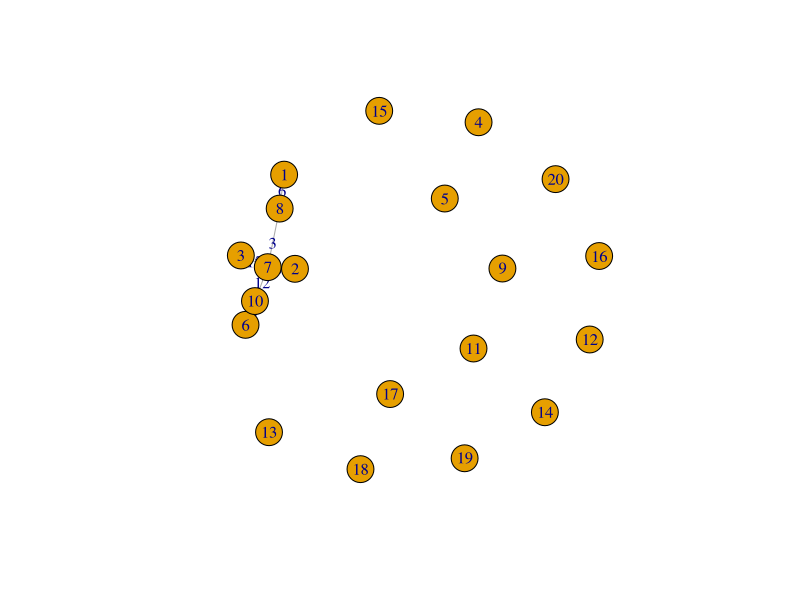
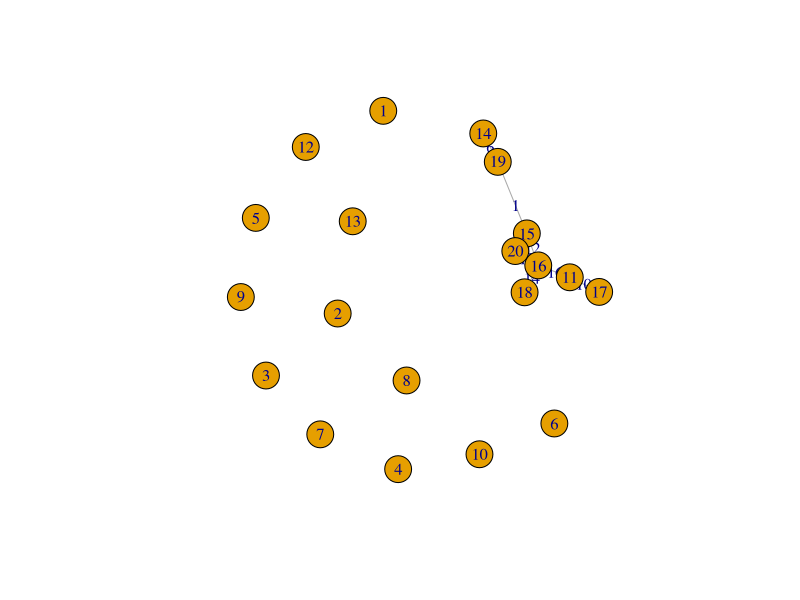
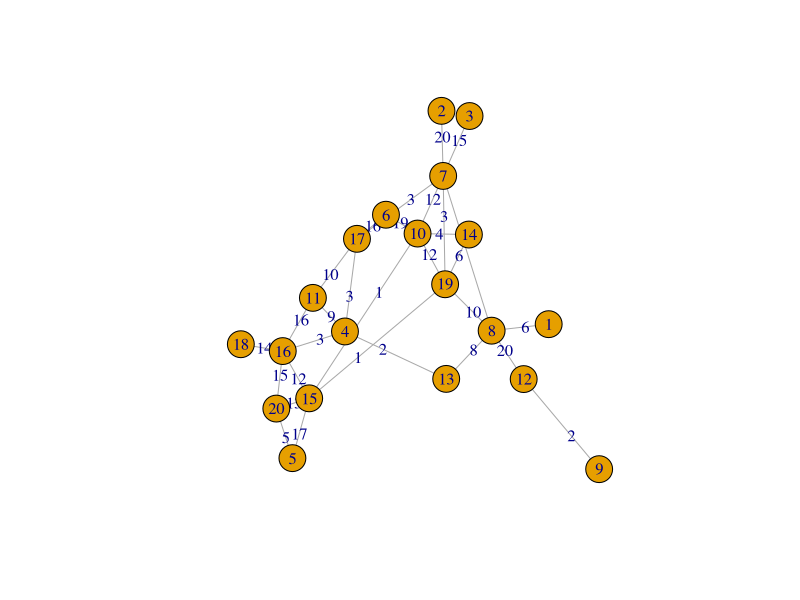
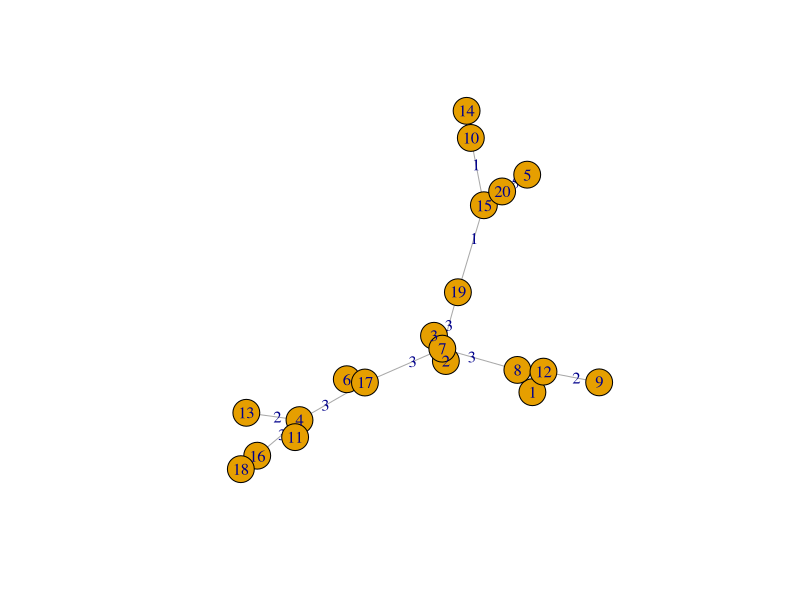

Write the R code that produced these figures, in order.
# NodeData.txt
# 5,10
# 1,2,3
# 1,3,15
# 1,4,12
# 1,5,8
# 2,3,2
# 2,4,16
# 2,5,10
# 3,4,3
# 3,5,12
# 4,5,7

library(igraph)
library(qgraph)
# Reading in file data
all_content = readLines("NodeData.txt")

# Splits off the header
myheader = all_content[1]
edge_list = all_content[-1]
headvars = unlist(strsplit(myheader, ","))
nodes = as.integer(headvars[1][1])
edges = as.integer(headvars[2][1])

# Intialize empty matrix
mat <- matrix(0, nodes, nodes)
for (i in 1:edges) {
  edgeTemp = as.integer(unlist(strsplit(edge_list[i], ",")))
  mat[edgeTemp[1], edgeTemp[2]] = edgeTemp[3]
  mat[edgeTemp[2], edgeTemp[1]] = edgeTemp[3]
}

# Perform MST
ig <- graph.adjacency(mat, mode = "undirected", weighted = TRUE)
mstoutput = mst(ig)
results <- capture.output(mstoutput)
trimTemp = list()
resultTemp = list()

# Parse and store MST output
for (i in 4:length(results)) {
  trimTemp = unlist(strsplit(results[i], "]"))
  resultTemp = c(resultTemp,trimTemp[2])
}
s <- strsplit(unlist(resultTemp), "[^[:digit:]]")
solution <- as.numeric(unlist(s))
solution <- solution[!is.na(solution)]
minList <- matrix(0, length(solution) / 2 , 3)
temp1 <- list()
temp2 <- list()
for (i in 1:length(solution)) {
  if ((i %% 2) == 1) {
    temp1 = c(temp1, solution[i])
  }
  if ((i %% 2) == 0) {
    temp2 = c(temp2, solution[i])
  }
}

# Storing MST
n1 = unlist(temp1)
n2 = unlist(temp2)
for (i in 1:length(solution) / 2) {
  minList[i, 1] = n1[i]
  minList[i, 2] = n2[i]
  minList[i, 3] = mat[n1[i], n2[i]]
}

# Graph the full matrix
#qgraph(mat, edge.labels = TRUE, filetype="png")
png(filename="FullPlot.png")
plot(ig, edge.label=round(E(ig)$weight, 3))
dev.off()

# Store MST to matrix
mat2 <-  matrix(0, nodes,nodes )
for (i in 1:nrow(minList)) {
  mat2[minList[i,1], minList[i,2]] = minList[i,3]
  mat2[minList[i,2], minList[i,1]] = minList[i,3]
}

# Graph the MST
ik <- graph.adjacency(mat2, mode = "undirected", weighted = TRUE)
png(filename="MST.png")
plot(ik, edge.label=round(E(ik)$weight, 3))
dev.off()

# Print MST 
cat("\nFULL MST\n")
print(minList)
cat('\nedge total= ',sum(minList[, 3]),"\n\n")



#########################################################################
# Spliting the Graph into parts

# Part1
part1 = mat
part1[1:nodes,(ceiling(nodes/2)+1):nodes] = 0
part1[(ceiling(nodes/2)+1):nodes,1:nodes] = 0


ia <- graph.adjacency(part1, mode = "undirected", weighted = TRUE)
mstp1 = mst(ia)
plot(ia, edge.label=round(E(ia)$weight, 3))


results <- capture.output(mstp1)
trimTemp = list()
resultTemp = list()

# Parse and store MST output
for (i in 4:length(results)) {
  trimTemp = unlist(strsplit(results[i], "]"))
  resultTemp = c(resultTemp,trimTemp[2])
}
s <- strsplit(unlist(resultTemp), "[^[:digit:]]")
solution <- as.numeric(unlist(s))
solution <- solution[!is.na(solution)]
minList2 <- matrix(0, length(solution) / 2 , 3)
temp1 <- list()
temp2 <- list()
for (i in 1:length(solution)) {
  if ((i %% 2) == 1) {
    temp1 = c(temp1, solution[i])
  }
  if ((i %% 2) == 0) {
    temp2 = c(temp2, solution[i])
  }
}

# Storing MST
n1 = unlist(temp1)
n2 = unlist(temp2)
for (i in 1:length(solution) / 2) {
  minList2[i, 1] = n1[i]
  minList2[i, 2] = n2[i]
  minList2[i, 3] = part1[n1[i], n2[i]]
}

# Print MST 
print(minList2)
cat('\nPart1 edge total= ',sum(minList2[, 3]),"\n\n")



##### PART 2
part2 = mat
part2[1:ceiling(nodes/2),1:nodes]=0
part2[1:nodes,1:ceiling(nodes/2)]=0
ib <- graph.adjacency(part2, mode = "undirected", weighted = TRUE)
mstp2 = mst(ib)
plot(ib, edge.label=round(E(ib)$weight, 3))

results <- capture.output(mstp2)
trimTemp = list()
resultTemp = list()

# Parse and store MST output
for (i in 4:length(results)) {
  trimTemp = unlist(strsplit(results[i], "]"))
  resultTemp = c(resultTemp,trimTemp[2])
}
s <- strsplit(unlist(resultTemp), "[^[:digit:]]")
solution <- as.numeric(unlist(s))
solution <- solution[!is.na(solution)]
minList3 <- matrix(0, length(solution) / 2 , 3)
temp1 <- list()
temp2 <- list()
for (i in 1:length(solution)) {
  if ((i %% 2) == 1) {
    temp1 = c(temp1, solution[i])
  }
  if ((i %% 2) == 0) {
    temp2 = c(temp2, solution[i])
  }
}

# Storing MST
n1 = unlist(temp1)
n2 = unlist(temp2)
for (i in 1:length(solution) / 2) {
  minList3[i, 1] = n1[i]
  minList3[i, 2] = n2[i]
  minList3[i, 3] = part2[n1[i], n2[i]]
}

# Print MST 
print(minList3)
cat('\nPart2 edge total= ',sum(minList3[, 3]),"\n\n")



part3 = mat
part3=part3-part1
part3=part3-part2
conval = min(part3[part3>0])
loc = which(part3 == conval, arr.ind=TRUE)
cat('\nMerge Edge:',loc[1,1],"<--->",loc[1,2],"   (",mat[loc[1,1],loc[1,2]],")")
cat('\n\nMST by parts:',sum(minList2[, 3])+sum(minList3[, 3])+mat[loc[1,1],loc[1,2]])
